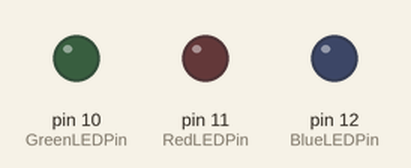
Bench run of a sketch on a simulated Arduino Uno, built with avr-gcc and run on an emulated ATmega328P. Parts: output pins drawn as LEDs (lit = HIGH).

Above: at 0.6 s.
At 4.1 s:
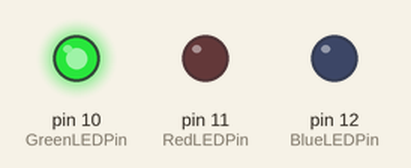
At 6.1 s:
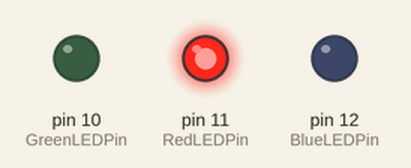
Timing chart, 0 to 6.9 s (numbered marks = the images above):
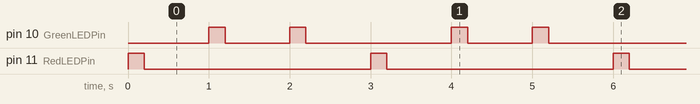

Measured:
- by itself, pin 10 (GreenLEDPin): repeats every 3.0 s: LOW 0.80 s, HIGH 0.20 s, LOW 1.8 s, HIGH 0.20 s
- by itself, pin 11 (RedLEDPin): alternates HIGH for 0.20 s and LOW for 2.8 s
- by itself, everything shown: repeats every 3.0 s, in 6 steps

The sketch:

sensor_test.ino
```cpp
const int GreenLEDPin = 10; //define which control signal is connected to a specific LED
const int RedLEDPin = 11;
const int BlueLEDPin = 12;

void setup() {
  pinMode(GreenLEDPin, OUTPUT);
  pinMode(RedLEDPin, OUTPUT);
  pinMode(BlueLEDPin, OUTPUT);
  digitalWrite(RedLEDPin, LOW); //The LED's are wired 'active high', meaning a 'high' will turn the LED on
  digitalWrite(GreenLEDPin, LOW);
  digitalWrite(BlueLEDPin, LOW);

}

void loop() {
  digitalWrite(RedLEDPin, HIGH);//Red LED turns on.
  delay(200);
  digitalWrite(RedLEDPin, LOW); //Red LED turns off.
  delay(800);

  digitalWrite(GreenLEDPin, HIGH);//Green LED turns on.
  delay(200);
  digitalWrite(GreenLEDPin, LOW);//Green LED turns off.
  delay(800);

  digitalWrite(GreenLEDPin, HIGH);//Blue LED turns on.
  delay(200);
  digitalWrite(GreenLEDPin, LOW);//Blue LED turns off.
  delay(800);

}
```
